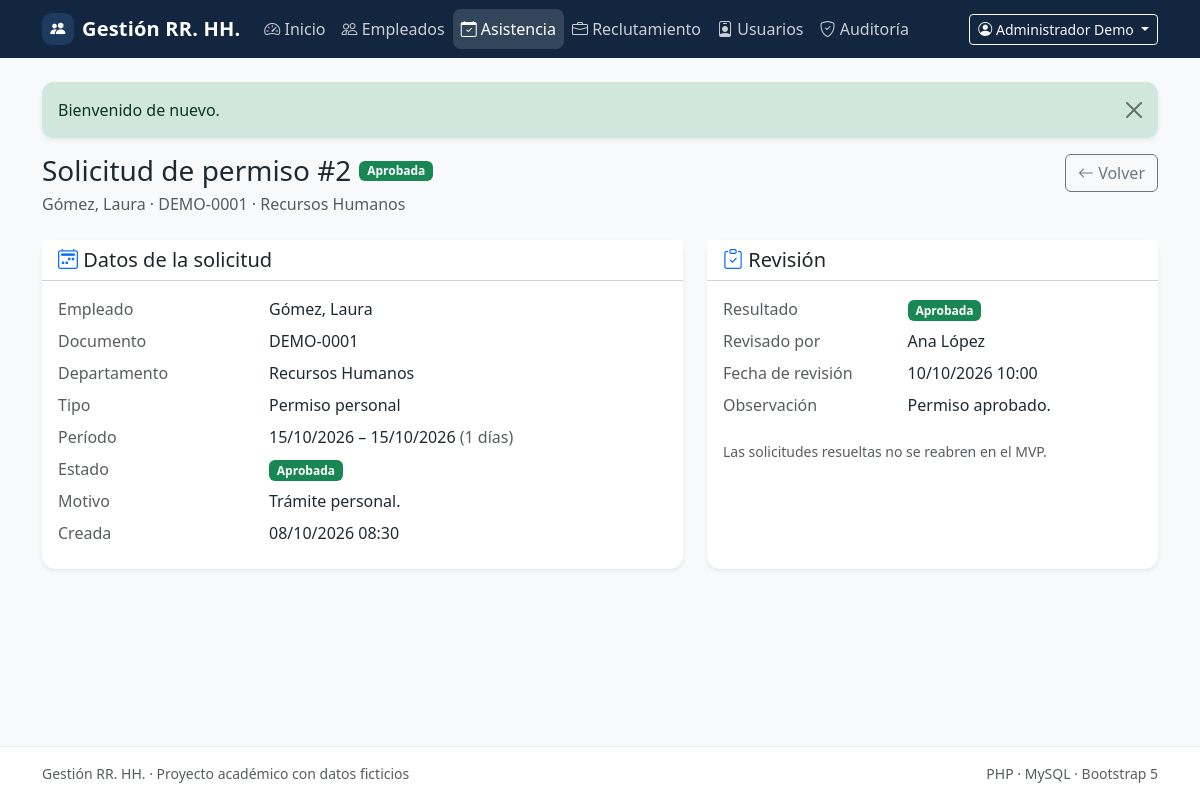
The app's page /leave-requests/2 (signed in) with its own data.
### tables this page shows
CREATE TABLE IF NOT EXISTS users (
    id BIGINT UNSIGNED NOT NULL AUTO_INCREMENT,
    name VARCHAR(120) NOT NULL,
    email VARCHAR(190) NOT NULL,
    password_hash VARCHAR(255) NOT NULL,
    password_changed_at DATETIME(6) NULL,
    role ENUM('admin', 'hr') NOT NULL DEFAULT 'hr',
    is_active TINYINT(1) NOT NULL DEFAULT 1,
    last_login_at DATETIME NULL,
    created_at TIMESTAMP NOT NULL DEFAULT CURRENT_TIMESTAMP,
    updated_at TIMESTAMP NOT NULL DEFAULT CURRENT_TIMESTAMP ON UPDATE CURRENT_TIMESTAMP,
    PRIMARY KEY (id),
    UNIQUE KEY uq_users_email (email),
    KEY idx_users_role_active (role, is_active)
);

CREATE TABLE IF NOT EXISTS leave_requests (
    id BIGINT UNSIGNED NOT NULL AUTO_INCREMENT,
    employee_id BIGINT UNSIGNED NOT NULL,
    leave_type ENUM('vacation', 'personal', 'sick', 'other') NOT NULL,
    start_date DATE NOT NULL,
    end_date DATE NOT NULL,
    reason VARCHAR(500) NOT NULL,
    status ENUM('pending', 'approved', 'rejected') NOT NULL DEFAULT 'pending',
    reviewed_by BIGINT UNSIGNED NULL,
    reviewed_at DATETIME NULL,
    review_notes VARCHAR(500) NULL,
    created_by BIGINT UNSIGNED NULL,
    created_at TIMESTAMP NOT NULL DEFAULT CURRENT_TIMESTAMP,
    updated_at TIMESTAMP NOT NULL DEFAULT CURRENT_TIMESTAMP ON UPDATE CURRENT_TIMESTAMP,
    PRIMARY KEY (id),
    KEY idx_leave_requests_employee (employee_id),
    KEY idx_leave_requests_status (status),
    KEY idx_leave_requests_dates (start_date, end_date),
    CONSTRAINT fk_leave_requests_employee
        FOREIGN KEY (employee_id) REFERENCES employees (id)
        ON UPDATE CASCADE ON DELETE RESTRICT,
    CONSTRAINT fk_leave_requests_reviewer
        FOREIGN KEY (reviewed_by) REFERENCES users (id)
        ON UPDATE CASCADE ON DELETE RESTRICT,
    CONSTRAINT fk_leave_requests_created_by
        FOREIGN KEY (created_by) REFERENCES users (id)
        ON UPDATE CASCADE ON DELETE SET NULL,
    CONSTRAINT chk_leave_requests_dates
        CHECK (end_date >= start_date)
);

### src/Modules/Attendance/Views/leave/show.php (the view, shortened to what the rows shown need)
<?php
$status = (string) $leave['status'];
$statusClasses = ['pending' => 'warning', 'approved' => 'success', 'rejected' => 'danger'];
$statusClass = $statusClasses[$status] ?? 'secondary';
$isPending = $status === 'pending';
?>
<div class="d-flex flex-wrap justify-content-between align-items-start gap-3 mb-4">
    <div>
        <div class="d-flex flex-wrap align-items-center gap-2 mb-1">
            <h1 class="h3 mb-0">Solicitud de permiso #<?= (int) $leave['id'] ?></h1>
            <span class="badge text-bg-<?= e($statusClass) ?>"><?= e(status_label($status)) ?></span>
        </div>
    </div>
</div>
<div class="row g-4">
    <div class="col-12 col-lg-7">
        <div class="card border-0 shadow-sm h-100">
            <div class="card-header bg-white">
                <h2 class="h5 mb-0"><i class="bi bi-calendar2-week text-primary"></i> Datos de la solicitud</h2>
            </div>
            <div class="card-body">
                <dl class="row mb-0">
                    <dt class="col-sm-4 text-body-secondary fw-normal">Empleado</dt>
                    <dd class="col-sm-8"><?= e((string) $leave['employee_name']) ?></dd>
                    <dt class="col-sm-4 text-body-secondary fw-normal">Documento</dt>
                    <dd class="col-sm-8"><?= e((string) ($leave['employee_document'] ?? '—')) ?></dd>
                    <dt class="col-sm-4 text-body-secondary fw-normal">Departamento</dt>
                    <dd class="col-sm-8"><?= e((string) ($leave['department_name'] ?? '—')) ?></dd>
                    <dt class="col-sm-4 text-body-secondary fw-normal">Tipo</dt>
                    <dd class="col-sm-8"><?= e(status_label((string) $leave['leave_type'])) ?></dd>
                    <dt class="col-sm-4 text-body-secondary fw-normal">Período</dt>
                    <dd class="col-sm-8">
                        <?= e(format_date((string) $leave['start_date'])) ?>
                        – <?= e(format_date((string) $leave['end_date'])) ?>
                        <span class="text-body-secondary">(<?= (int) $leave['days'] ?> días)</span>
                    </dd>
                    <dt class="col-sm-4 text-body-secondary fw-normal">Estado</dt>
                    <dd class="col-sm-8">
                        <span class="badge text-bg-<?= e($statusClass) ?>"><?= e(status_label($status)) ?></span>
                    </dd>
                    <dt class="col-sm-4 text-body-secondary fw-normal">Motivo</dt>
                    <dd class="col-sm-8"><?= nl2br(e((string) $leave['reason'])) ?></dd>
                    <dt class="col-sm-4 text-body-secondary fw-normal">Creada</dt>
                    <dd class="col-sm-8">
                        <?= e(format_date($leave['created_at'] !== null ? (string) $leave['created_at'] : null, 'd/m/Y H:i')) ?>
                    </dd>
                </dl>
            </div>
        </div>
    </div>
    <div class="col-12 col-lg-5">
        <div class="card border-0 shadow-sm h-100">
            <div class="card-header bg-white">
                <h2 class="h5 mb-0"><i class="bi bi-clipboard-check text-primary"></i> Revisión</h2>
            </div>
            <div class="card-body">
                <?php if ($isPending): ?>
                    <p class="text-body-secondary">
                        Esta solicitud está pendiente. Registra una decisión; no podrá modificarse después.
                    </p>
                    <form method="post" action="/leave-requests/<?= (int) $leave['id'] ?>/review" novalidate>
                        <?= csrf_field() ?>
                        <div class="mb-3">
                            <label for="status" class="form-label">Decisión <span class="text-danger">*</span></label>
                            <select class="form-select"
                                    id="status" name="status" required>
                                <option value="approved" <?= old('status') === 'approved' ? 'selected' : '' ?>>Aprobar</option>
                                <option value="rejected" <?= old('status') === 'rejected' ? 'selected' : '' ?>>Rechazar</option>
                            </select>
                        </div>
                        <div class="mb-3">
                            <label for="review_notes" class="form-label">Observación de revisión</label>
                            <textarea class="form-control <?= isset($errors['review_notes']) ? 'is-invalid' : '' ?>"
                                      id="review_notes" name="review_notes" rows="3" maxlength="500"
                                      placeholder="Opcional. Puede explicar la decisión."><?= e(old('review_notes')) ?></textarea>
                            <div class="form-text">Máximo 500 caracteres.</div>
                            <?php if (isset($errors['review_notes'])): ?>
                                <div class="invalid-feedback d-block"><?= e($errors['review_notes']) ?></div>
                            <?php endif; ?>
                        </div>
                        <button type="submit" class="btn btn-primary w-100"
                                data-confirm="¿Registrar la revisión? Esta acción no se puede deshacer.">
                            <i class="bi bi-check2-circle"></i> Registrar revisión
                        </button>
                    </form>
                <?php else: ?>
                    <dl class="row mb-0">
                        <dt class="col-sm-5 text-body-secondary fw-normal">Resultado</dt>
                        <dd class="col-sm-7">
                            <span class="badge text-bg-<?= e($statusClass) ?>"><?= e(status_label($status)) ?></span>
                        </dd>
                        <dt class="col-sm-5 text-body-secondary fw-normal">Revisado por</dt>
                        <dd class="col-sm-7"><?= e((string) ($leave['reviewer_name'] ?? '—')) ?></dd>
                        <dt class="col-sm-5 text-body-secondary fw-normal">Fecha de revisión</dt>
                        <dd class="col-sm-7">
                            <?= e(format_date($leave['reviewed_at'] !== null ? (string) $leave['reviewed_at'] : null, 'd/m/Y H:i')) ?>
                        </dd>
                        <dt class="col-sm-5 text-body-secondary fw-normal">Observación</dt>
                        <dd class="col-sm-7">
                            <?= $leave['review_notes'] !== null
                                ? nl2br(e((string) $leave['review_notes']))
                                : '<span class="text-body-secondary">Sin observación</span>' ?>
                        </dd>
                    </dl>
                    <p class="form-text mt-3 mb-0">Las solicitudes resueltas no se reabren en el MVP.</p>
                <?php endif; ?>
            </div>
        </div>
    </div>
</div>

### src/Shared/Views/layouts/app.php (shortened to what the rows shown need)
<!doctype html>
<html lang="es">
<head>
    <link href="https://cdn.jsdelivr.net/npm/bootstrap@5.3.3/dist/css/bootstrap.min.css" rel="stylesheet">
    <link href="https://cdn.jsdelivr.net/npm/bootstrap-icons@1.11.3/font/bootstrap-icons.min.css" rel="stylesheet">
    <link href="<?= e(asset('css/app.css')) ?>" rel="stylesheet">
</head>
<body class="bg-body-tertiary d-flex flex-column min-vh-100">
<nav class="navbar navbar-expand-lg navbar-dark app-navbar">
    <div class="container">
        <div class="collapse navbar-collapse" id="mainNavigation">
            <?php if ($currentUser !== null): ?>
                <div class="dropdown">
                    <button class="btn btn-sm btn-outline-light dropdown-toggle" type="button"
                            data-bs-toggle="dropdown" aria-expanded="false">
                        <i class="bi bi-person-circle"></i>
                        <?= e((string) $currentUser['name']) ?>
                    </button>
                </div>
            <?php endif; ?>
        </div>
    </div>
</nav>
<main class="flex-grow-1 py-4">
    <div class="container">
        <?php require __DIR__ . '/../partials/flash.php'; ?>
        <?= $content ?>
    </div>
</main>
</body>
</html>

### records on screen
users: name "Administrador Demo"
leave_requests: id "2", status "Aprobada", leave_type "Permiso personal", start_date "15/10/2026", end_date "15/10/2026", employee "1", reason "Trámite personal.", created_at "08/10/2026 08:30", reviewed_at "10/10/2026 10:00", review_notes "Permiso aprobado."

### other values on screen
$appName "Gestión RR. HH."
$item['label'] "Inicio"
$item['label'] "Empleados"
$item['label'] "Asistencia"
$item['label'] "Reclutamiento"
$item['label'] "Usuarios"
$item['label'] "Auditoría"
$message['message'] "Bienvenido de nuevo."
$leave['employee_name'] "Gómez, Laura"
$leave['employee_document'] "DEMO-0001"
$leave['department_name'] "Recursos Humanos"
status_label($status) "Aprobada"
$leave['reviewer_name'] "Ana López"
